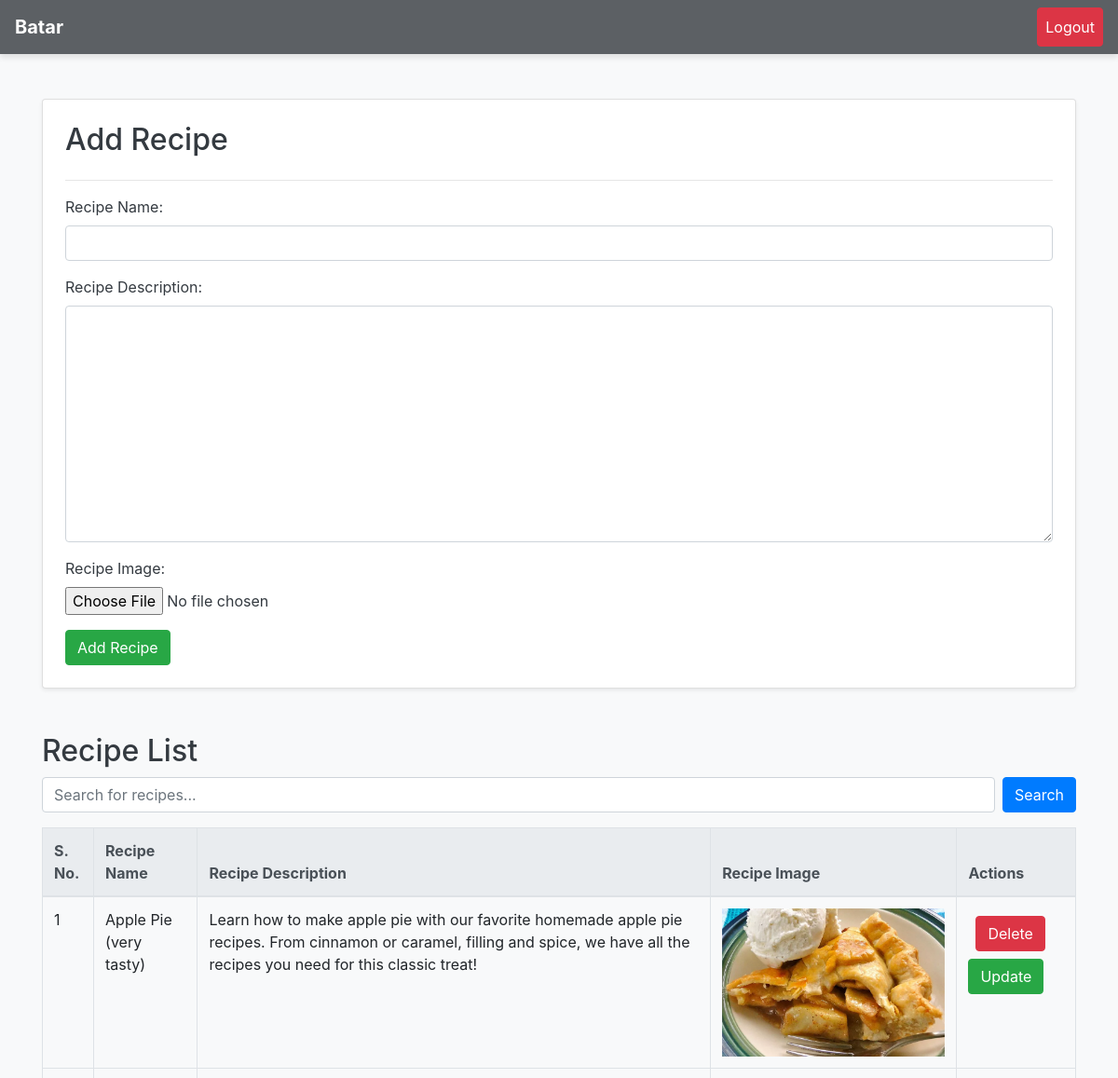
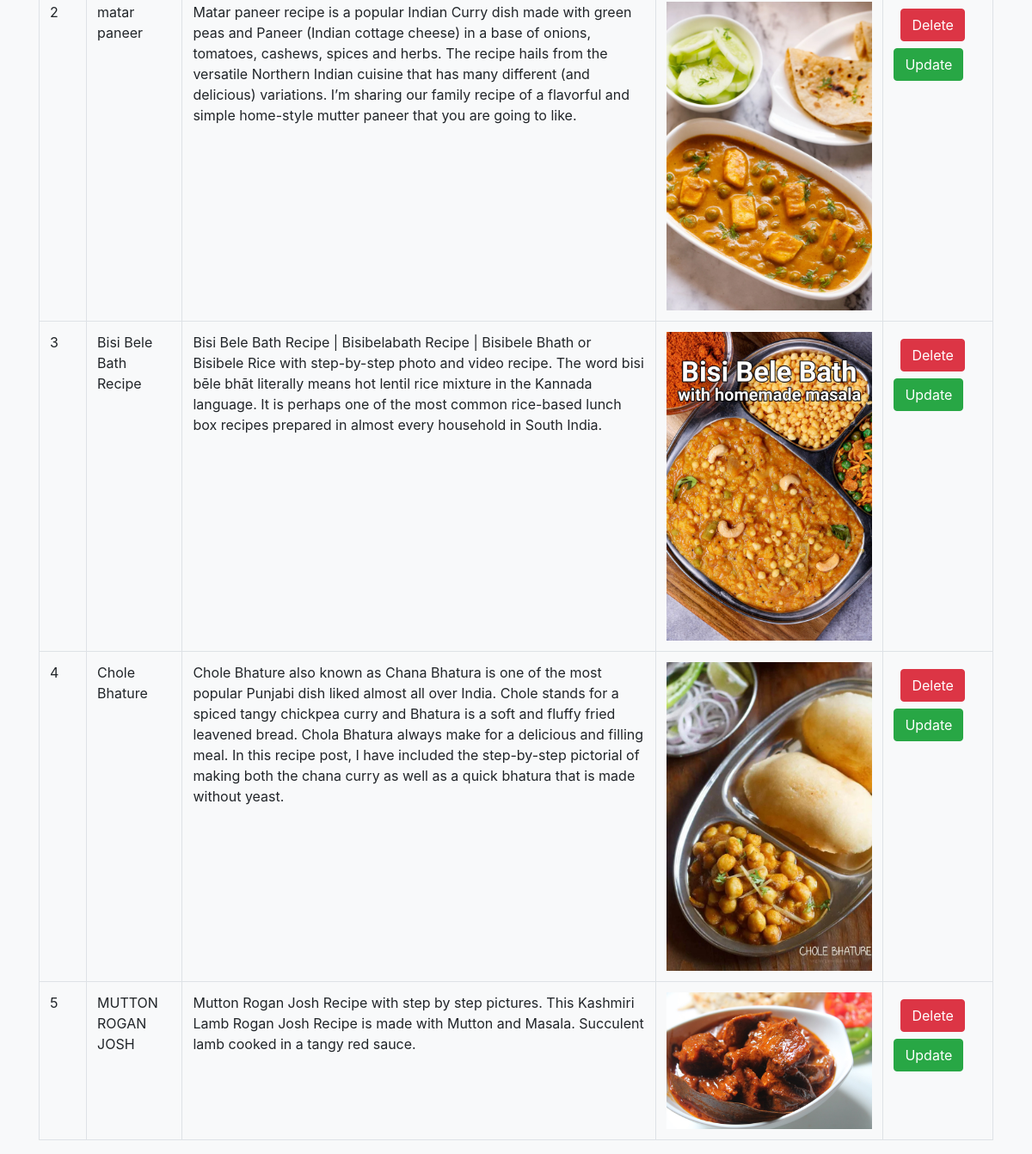
Page /recipes/ (signed in) on the committed database (2 pictures, top to bottom).
### vege/models.py (models this page shows)
class Recipe(models.Model):
    user = models.ForeignKey(User , on_delete = models.SET_NULL, null=True, blank=True)
    recipe_name = models.CharField(max_length=100)
    recipe_description = models.TextField()
    recipe_image = models.ImageField(upload_to = 'RecipeImages')

### vege/views.py (the view, shortened to what this page needs)
# urls.py: path('recipes/', recipe, name = "recipe"),
@login_required(login_url="/login/")
def recipe(request):
    queryset = Recipe.objects.all()
    if request.GET.get('search'):
        queryset = queryset.filter(recipe_name__icontains = request.GET.get('search'))
    context = {'recipes' : queryset}
    return render(request, 'recipe.html', context)

### vege/templates/recipe.html (shortened to what this page needs)
<!DOCTYPE html>
<html lang="en">
<head>
    <link href="https://stackpath.bootstrapcdn.com/bootstrap/4.5.2/css/bootstrap.min.css" rel="stylesheet">
</head>
<body class="bg-light text-dark">
    <nav class="navbar navbar-expand-lg navbar-custom">
        <a class="navbar-brand" href="#">{{ request.user.username }}</a>
        <div class="collapse navbar-collapse" id="navbarNav">
            <ul class="navbar-nav ml-auto">
                <li class="nav-item">
                    <a class="nav-link btn btn-custom" href="/logout/">Logout</a>
                </li>
            </ul>
        </div>
    </nav>
    <div class="container mt-5">
        <div class="card p-4 shadow-sm">
            <form method="post" enctype="multipart/form-data">
                <h2 class="mb-4">Add Recipe</h2>
                <hr>
                <div class="form-group">
                    <label for="recipe_name">Recipe Name:</label>
                    <input type="text" id="recipe_name" name="recipe_name" class="form-control" required>
                </div>
                <div class="form-group">
                    <label for="recipe_description">Recipe Description:</label>
                    <textarea id="recipe_description" name="recipe_description" rows="10" class="form-control"
                        required></textarea>
                </div>
                <div class="form-group">
                    <label for="recipe_image">Recipe Image:</label>
                    <input type="file" id="recipe_image" name="recipe_image" class="form-control-file">
                </div>
                <button type="submit" class="btn btn-success">Add Recipe</button>
            </form>
        </div>
    </div>
    <div class="container mt-5">
        <h2>Recipe List</h2>
        <form>
            <div class="form-group d-flex">
                <input type="text" id="searchBox" name="search" class="form-control"
                    placeholder="Search for recipes...">
                <button id="searchButton" class="btn btn-primary ml-2">Search</button>
            </div>
        </form>
        <table class="table table-bordered table-hover">
            <thead class="thead-light">
                <tr>
                    <th>S. No.</th>
                    <th>Recipe Name</th>
                    <th>Recipe Description</th>
                    <th>Recipe Image</th>
                    <th>Actions</th>
                </tr>
            </thead>
            <tbody id="recipeTableBody">
                {% for recipe in recipes %}
                <tr>
                    <td>{{ forloop.counter }}</td>
                    <td>{{ recipe.recipe_name }}</td>
                    <td>{{ recipe.recipe_description }}</td>
                    <td>
                        {% if recipe.recipe_image %}
                        <img src="/media/{{recipe.recipe_image}}" alt="{{ recipe.recipe_name }}" class="img-fluid">
                        {% else %}
                        No Image
                        {% endif %}
                    </td>
                    <td>
                        <a href="/delete-recipe/{{recipe.id}}" class="btn btn-danger m-2">Delete</a>
                        <a href="/update-recipe/{{recipe.id}}" class="btn btn-success">Update</a>
                    </td>
                </tr>
                {% endfor %}
            </tbody>
        </table>
    </div>
</body>
</html>

### vege/templates/recipe.html (style rules this page uses)
img { max-width: 100px; height: auto; }
.navbar-custom { background-color: #5c6064; box-shadow: 0 4px 6px rgba(0, 0, 0, 0.1); }
.navbar-custom .navbar-brand { color: #fff; font-weight: bold; }
.navbar-custom .nav-link { color: #fff; }
.btn-custom { background-color: #dc3545; color: #fff; border-color: #dc3545; }

### rows in the picture
Recipe: recipe_name "Apple Pie (very tasty)", recipe_description "Learn how to make apple pie with our favorite homemade apple pie recipes. From cinnamon or caramel, filling and spice, we have all the recipes you need for this classic treat!", recipe_image (picture)
Recipe: recipe_name "matar paneer", recipe_description "Matar paneer recipe is a popular Indian Curry dish made with green peas and Paneer (Indian cottage cheese) in a base of onions, tomatoes, cashews, spices and herbs. The recipe hails from the versatile Northern Indian cuisine that has many different (and delicious) variations. I’m sharing our family recipe of a flavorful and simple home-style mutter paneer that you are going to like.", recipe_image (picture)
Recipe: recipe_name "Bisi Bele Bath Recipe", recipe_description "Bisi Bele Bath Recipe | Bisibelabath Recipe | Bisibele Bhath or Bisibele Rice with step-by-step photo and video recipe. The word bisi bēle bhāt literally means hot lentil rice mixture in the Kannada language. It is perhaps one of the most common rice-based lunch box recipes prepared in almost every household in South India.", recipe_image (picture)
Recipe: recipe_name "Chole Bhature", recipe_description "Chole Bhature also known as Chana Bhatura is one of the most popular Punjabi dish liked almost all over India. Chole stands for a spiced tangy chickpea curry and Bhatura is a soft and fluffy fried leavened bread. Chola Bhatura always make for a delicious and filling meal. In this recipe post, I have included the step-by-step pictorial of making both the chana curry as well as a quick bhatura that is made without yeast.", recipe_image (picture)
Recipe: recipe_name "MUTTON ROGAN JOSH", recipe_description "Mutton Rogan Josh Recipe with step by step pictures. This Kashmiri Lamb Rogan Josh Recipe is made with Mutton and Masala. Succulent lamb cooked in a tangy red sauce.", recipe_image (picture)

### other values in the picture
{{ request.user.username }} "Batar"
